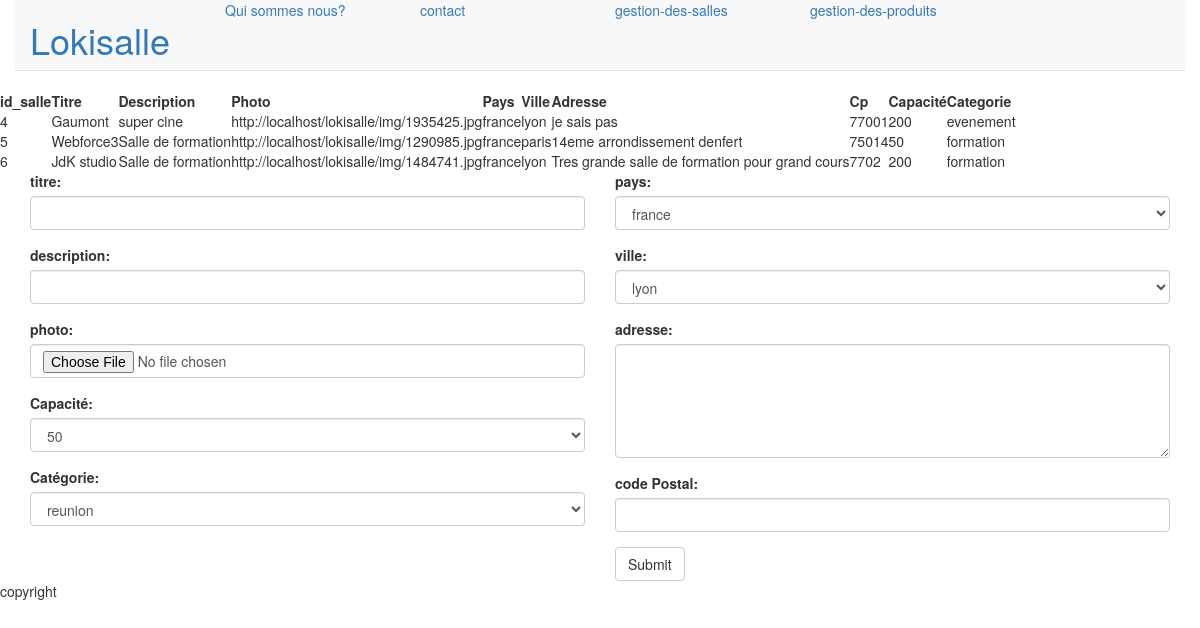
/admin/index.php?page=gestion-des-salles, run on an earlier commit of the app's database.
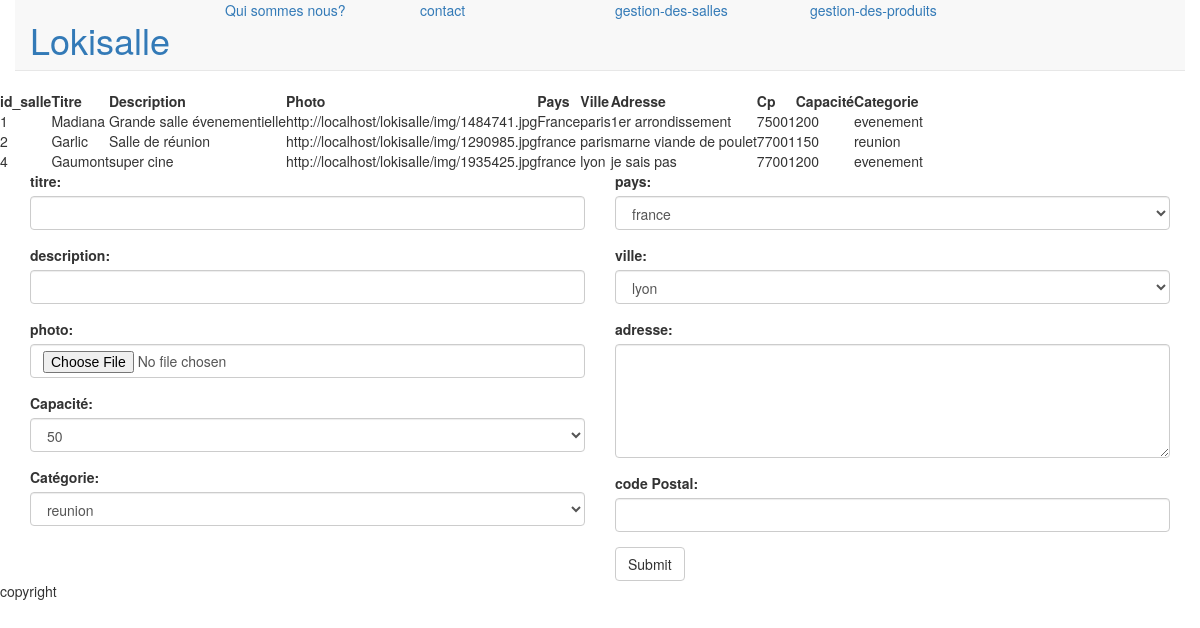
And on a later commit of the database.
### tables this page shows
CREATE TABLE `salle` (
  `id_salle` int(11) NOT NULL,
  `titre` varchar(200) NOT NULL,
  `description` text NOT NULL,
  `photo` varchar(200) NOT NULL,
  `pays` varchar(20) NOT NULL,
  `ville` varchar(20) NOT NULL,
  `adresse` varchar(50) NOT NULL,
  `cp` int(5) NOT NULL,
  `capacite` int(3) NOT NULL,
  `categorie` enum('reunion','evenement','formation') NOT NULL
);

### admin/gestion-des-salles.php (the view, shortened to what this page needs)
<?php
$sql = "
SELECT
  `salle`.`id_salle`,
  `salle`.`titre`,
  `salle`.`description`,
  `salle`.`photo`,
  `salle`.`pays`,
  `salle`.`ville`,
  `salle`.`adresse`,
  `salle`.`cp`,
  `salle`.`capacite`,
  `salle`.`categorie`
FROM
  `salle`
";
$req = $connexion->query($sql);
?>
        <table>
        	<tr>
             <div><th>id_salle</th></div>
        		<th>Titre</th>
        		<th>Description</th>
        		<th>Photo</th>
        		<th>Pays</th>
        		<th>Ville</th>
        		<th>Adresse</th>
        		<th>Cp</th>
        		<th>Capacité</th>
        		<th>Categorie</th>
        	</tr>
        	<?php
        		while($datas = $req->fetch()){
        			echo "<tr>";
        			echo "	<td>".$datas['id_salle']."</td>";
        			echo "	<td>".$datas['titre']."</td>";
        			echo "	<td>".$datas['description']."</td>";
        			echo "	<td>".$datas['photo']."</td>";
        			echo "	<td>".$datas['pays']."</td>";
        			echo "	<td>".$datas['ville']."</td>";
        			echo "	<td>".$datas['adresse']."</td>";
        			echo "	<td>".$datas['cp']."</td>";
        			echo "	<td>".$datas['capacite']."</td>";
        			echo "	<td>".$datas['categorie']."</td>";
        			echo "</tr>";
        		}
        	?>
        </table>
<div class="container">
    <div class="row">
            <form  action="../libs/service.php?action=addSalle" method="post" enctype="multipart/form-data">
            <div class="col-md-6">
              <div class="form-group">
                <label for="titre">titre:</label>
                <input type="text" class="form-control" id="titre" name="titre">
              </div>
              <div class="form-group">
                <label for="pwd">description:</label>
                <input type="description" class="form-control" id="description" name="description">
              </div>
               <div class="form-group">
                <label for="file">photo:</label>
                <input type="file" class="form-control" id="file" name="file">
              </div>
              <div class="form-group">
              <label for="capacite">Capacité:</label>
              <select class="form-control" id="capacite" name="capacite">
                <option value="50">50</option>
              </select>
            </div>
            <div class="form-group">
              <label for="categorie">Catégorie:</label>
              <select class="form-control" id="categorie" name="categorie">
                <option value="reunion">reunion</option>
              </select>
            </div>
    </div>
    <div class="col-md-6">
        <div class="form-group">
          <label for="pays">pays:</label>
          <select class="form-control" id="pays" name="pays">
            <option>france</option>
          </select>
        </div>
        <div class="form-group">
          <label for="ville">ville:</label>
          <select class="form-control" id="ville" name="ville">
            <option value="lyon">lyon</option>
          </select>
        </div>
        <div class="form-group">
          <label for="adresse">adresse:</label>
          <textarea class="form-control" rows="5" id="adresse" name="adresse"></textarea>
        </div>
          <div class="form-group">
            <label for="code">code Postal:</label>
            <input type="text" class="form-control" id="code" name="code">
          </div>
          <button type="submit" class="btn btn-default">Submit</button>
          </div>
        </form>
    </div>
</div>

What changed in the data, as far as the page shows it:
removed salle: id_salle "5", titre "Webforce3", description "Salle de formation", photo "http://localhost/lokisalle/img/1290985.jpg", pays "france", ville "paris", adresse "14eme arrondissement denfert", cp "75014", capacite "50", categorie "formation"
removed salle: id_salle "6", titre "JdK studio", description "Salle de formation", photo "http://localhost/lokisalle/img/1484741.jpg", pays "france", ville "lyon", adresse "Tres grande salle de formation pour grand cours", cp "7702", capacite "200", categorie "formation"
added salle: id_salle "1", titre "Madiana", description "Grande salle évenementielle", photo "http://localhost/lokisalle/img/1484741.jpg", pays "France", ville "paris", adresse "1er arrondissement", cp "75001", capacite "200", categorie "evenement"
added salle: id_salle "2", titre "Garlic", description "Salle de réunion", photo "http://localhost/lokisalle/img/1290985.jpg", pays "france", ville "paris", adresse "marne viande de poulet", cp "77001", capacite "150", categorie "reunion"
